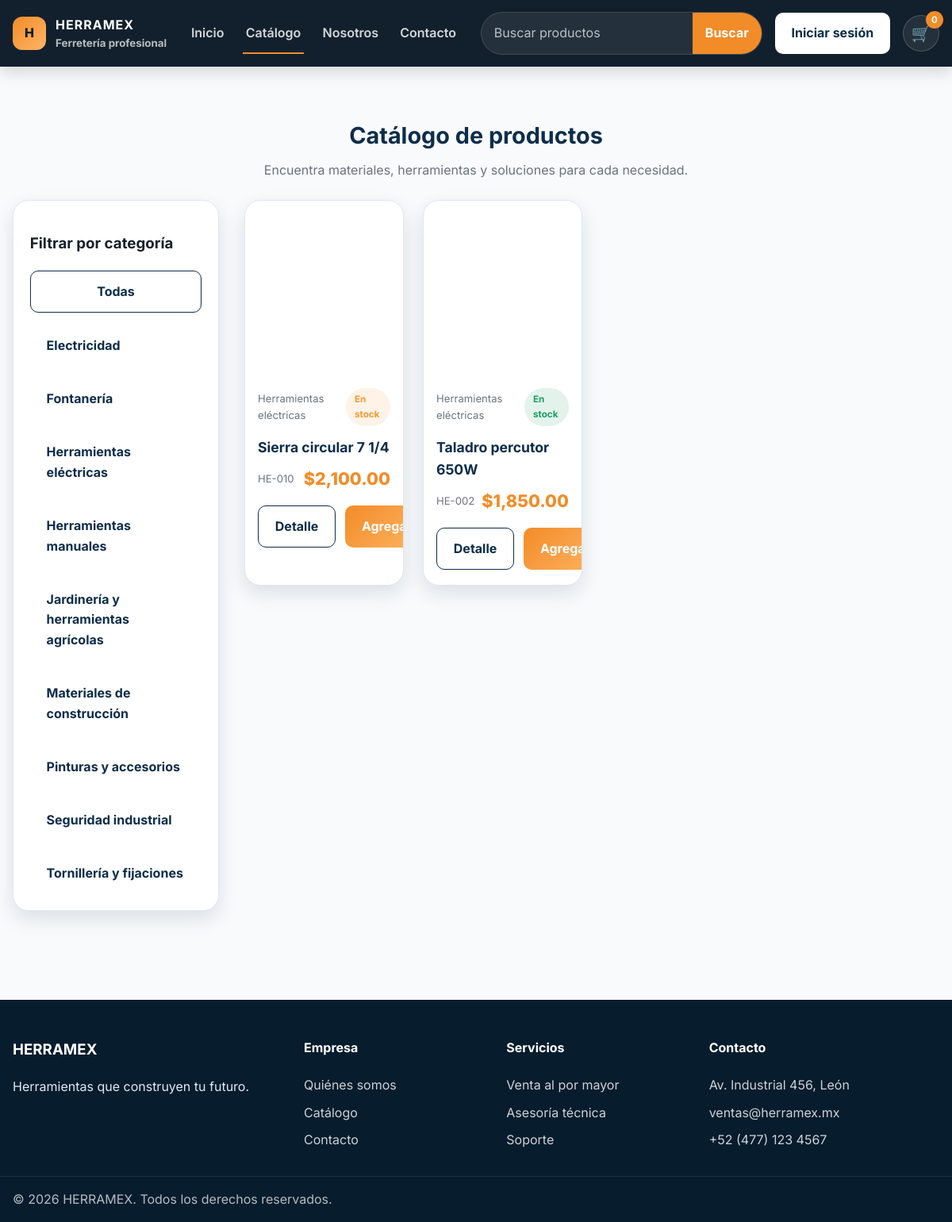
The page /catalogo.php?categoria=2 on the database its author committed.
### tables this page shows
CREATE TABLE categorias (
    id INT AUTO_INCREMENT PRIMARY KEY,
    nombre VARCHAR(120) NOT NULL,
    descripcion TEXT,
    imagen VARCHAR(255) DEFAULT NULL,
    estado ENUM('activo','inactivo') NOT NULL DEFAULT 'activo',
    created_at TIMESTAMP DEFAULT CURRENT_TIMESTAMP,
    UNIQUE KEY uq_categoria_nombre (nombre)
);

CREATE TABLE productos (
    id INT AUTO_INCREMENT PRIMARY KEY,
    codigo VARCHAR(50) NOT NULL UNIQUE,
    nombre VARCHAR(180) NOT NULL,
    descripcion TEXT NOT NULL,
    categoria_id INT NOT NULL,
    precio DECIMAL(10,2) NOT NULL,
    stock INT NOT NULL DEFAULT 0,
    imagen VARCHAR(255) DEFAULT NULL,
    estado ENUM('activo','inactivo') NOT NULL DEFAULT 'activo',
    es_promo TINYINT(1) NOT NULL DEFAULT 0,
    created_at TIMESTAMP DEFAULT CURRENT_TIMESTAMP,
    CONSTRAINT fk_productos_categoria FOREIGN KEY (categoria_id) REFERENCES categorias(id) ON DELETE RESTRICT ON UPDATE CASCADE,
    INDEX idx_productos_categoria (categoria_id),
    INDEX idx_productos_nombre (nombre),
    INDEX idx_productos_stock (stock)
);

### config/database.php (called while the page is built)
<?php
function getDb(): PDO
{
    static $pdo = null;
    if ($pdo instanceof PDO) {
        return $pdo;
    }
    $host = getenv('DB_HOST') ?: 'localhost';
    $dbName = getenv('DB_NAME') ?: 'herramex';
    $dbUser = getenv('DB_USER') ?: 'root';
    $dbPass = getenv('DB_PASS') ?: '';
    $port = getenv('DB_PORT') ?: '3306';
    $dsn = sprintf('mysql:host=%s;port=%s;dbname=%s;charset=utf8mb4', $host, $port, $dbName);
    $options = [
        PDO::ATTR_ERRMODE => PDO::ERRMODE_EXCEPTION,
        PDO::ATTR_DEFAULT_FETCH_MODE => PDO::FETCH_ASSOC,
        PDO::ATTR_EMULATE_PREPARES => false,
    ];
    try {
        $pdo = new PDO($dsn, $dbUser, $dbPass, $options);
        return $pdo;
    } catch (PDOException $e) {
        http_response_code(500);
        die('No se pudo conectar a la base de datos. Verifica la configuración en config/database.php y que MySQL esté activo.');
    }
}

### includes/funciones.php (called while the page is built, shortened)
<?php
require_once __DIR__ . '/../config/database.php';
function e($value): string
{
    return htmlspecialchars((string) $value, ENT_QUOTES, 'UTF-8');
}
function format_money($amount): string
{
    return '$' . number_format((float) $amount, 2, '.', ',');
}
function get_product_image($image): string
{
    if (strpos($image, 'http') === 0) {
        return $image;
    }
    return 'assets/img/' . ltrim($image, '/');
}
function get_products_list(array $filters = []): array
{
    $pdo = getDb();
    $sql = 'SELECT p.*, c.nombre AS categoria FROM productos p LEFT JOIN categorias c ON c.id = p.categoria_id WHERE p.estado = :estado';
    $params = [':estado' => 'activo'];
    if (!empty($filters['categoria_id'])) {
        $sql .= ' AND p.categoria_id = :categoria_id';
        $params[':categoria_id'] = (int) $filters['categoria_id'];
    }
    $sql .= ' ORDER BY p.id DESC';
    $stmt = $pdo->prepare($sql);
    $stmt->execute($params);
    return $stmt->fetchAll();
}
function get_categories(): array
{
    $stmt = getDb()->query('SELECT * FROM categorias ORDER BY nombre ASC');
    return $stmt->fetchAll();
}

### catalogo.php (the view, shortened to what this page needs)
<?php
require_once __DIR__ . '/includes/header.php';
$search = trim($_GET['q'] ?? '');
$categoryId = isset($_GET['categoria']) ? (int) $_GET['categoria'] : null;
$categories = get_categories();
$products = get_products_list([
    'categoria_id' => $categoryId,
    'search' => $search,
]);
?>
<section class="section">
    <div class="container">
        <div class="section-header">
            <h2>Catálogo de productos</h2>
            <p>Encuentra materiales, herramientas y soluciones para cada necesidad.</p>
        </div>
        <div class="grid" style="grid-template-columns: 260px 1fr; gap: 2rem; align-items:start;">
            <aside class="info-card">
                <h3>Filtrar por categoría</h3>
                <div class="form-grid">
                    <a href="catalogo.php" class="btn btn-outline">Todas</a>
                    <?php foreach ($categories as $category): ?>
                        <a href="catalogo.php?categoria=<?php echo (int) $category['id']; ?>" class="btn btn-secondary" style="justify-content:flex-start; width:100%;">
                            <?php echo e($category['nombre']); ?>
                        </a>
                    <?php endforeach; ?>
                </div>
            </aside>
            <div>
                <?php if (empty($products)): ?>
                    <div class="info-card" style="padding:2rem;">
                        <h3>No se encontraron productos</h3>
                        <p>Intenta con otro término o selecciona otra categoría.</p>
                    </div>
                <?php else: ?>
                    <div class="grid grid-4">
                        <?php foreach ($products as $product): ?>
                            <?php
                            $stockClass = 'stock-ok';
                            if ($product['stock'] <= 5 && $product['stock'] > 0) {
                                $stockClass = 'stock-low';
                            } elseif ($product['stock'] <= 0) {
                                $stockClass = 'stock-out';
                            }
                            ?>
                            <article class="product-card">
                                <div class="product-image" style="background-image:url('<?php echo get_product_image($product['imagen']); ?>');"></div>
                                <div class="product-info">
                                    <div class="meta-line">
                                        <span><?php echo e($product['categoria'] ?? 'General'); ?></span>
                                        <span class="stock-pill <?php echo $stockClass; ?>"><?php echo $product['stock'] > 0 ? 'En stock' : 'Agotado'; ?></span>
                                    </div>
                                    <h3><?php echo e($product['nombre']); ?></h3>
                                    <div class="meta-line">
                                        <span><?php echo e($product['codigo']); ?></span>
                                        <span class="price"><?php echo format_money($product['precio']); ?></span>
                                    </div>
                                    <div class="product-actions">
                                        <a href="producto.php?id=<?php echo (int) $product['id']; ?>" class="btn btn-outline">Detalle</a>
                                        <button class="btn btn-primary" type="button" data-quick-add="<?php echo (int) $product['id']; ?>">Agregar</button>
                                    </div>
                                </div>
                            </article>
                        <?php endforeach; ?>
                    </div>
                <?php endif; ?>
            </div>
        </div>
    </div>
</section>
<?php require_once __DIR__ . '/includes/footer.php'; ?>

### assets/css/style.css (style rules this page uses)
:root { --primary: #0d2d4b; --primary-dark: #071c2d; --secondary: #f28c28; --secondary-soft: #ffb566; --text: #17202a; --muted: #6b7280; --light: #f4f7fb; --border: #dfe7f0; --success: #1d9d61; --danger: #d64545; --warning: #f39a32; --shadow: 0 10px 25px rgba(13, 45, 75, 0.12); }
* { box-sizing: border-box; }
html { scroll-behavior: smooth; }
body { margin: 0; font-family: 'Inter', sans-serif; background: #f8fafc; color: var(--text); line-height: 1.6; }
a { color: inherit; text-decoration: none; }
button, input, select, textarea { font: inherit; }
.container { width: min(1200px, calc(100% - 2rem)); margin: 0 auto; }
.btn { display: inline-flex; align-items: center; justify-content: center; gap: 0.5rem; padding: 0.8rem 1.3rem; border-radius: 10px; border: none; font-weight: 700; cursor: pointer; transition: transform 0.2s ease, box-shadow 0.2s ease; }
.btn-primary { background: linear-gradient(135deg, var(--secondary), var(--secondary-soft)); color: #fff; }
.btn-secondary { background: #fff; color: var(--primary); }
.btn-outline { border: 1px solid var(--primary); background: transparent; color: var(--primary); }
.section { padding: 4rem 0; }
.section-header { margin-bottom: 1.5rem; text-align: center; }
.section-header h2 { font-size: clamp(1.8rem, 2vw, 2.6rem); margin: 0 0 0.5rem; color: var(--primary); }
.section-header p { color: var(--muted); margin: 0; }
.grid { display: grid; gap: 1.5rem; }
.grid-4 { grid-template-columns: repeat(4, minmax(0, 1fr)); }
.feature-card, .category-card, .product-card, .info-card, .checkout-card, .admin-card { background: #fff; border: 1px solid var(--border); border-radius: 20px; box-shadow: var(--shadow); }
.product-card { overflow: hidden; }
.product-image { height: 220px; background-size: cover; background-position: center; }
.product-info { padding: 1rem 1rem 1.2rem; }
.product-info h3 { margin: 0 0 0.5rem; font-size: 1.1rem; color: var(--primary); }
.meta-line { display: flex; justify-content: space-between; align-items: center; gap: 0.5rem; margin-bottom: 0.8rem; color: var(--muted); font-size: 0.82rem; }
.price { color: var(--secondary); font-size: 1.35rem; font-weight: 800; }
.stock-pill { display: inline-flex; align-items: center; gap: 0.3rem; padding: 0.35rem 0.7rem; border-radius: 999px; font-size: 0.73rem; font-weight: 700; }
.stock-ok { background: rgba(29, 157, 97, 0.12); color: var(--success); }
.stock-low { background: rgba(243, 154, 50, 0.12); color: var(--warning); }
.product-actions { display: flex; gap: 0.75rem; margin-top: 1rem; }
.info-card { padding: 1.3rem; min-height: 150px; }
.form-grid { display: grid; gap: 1rem; }

### rows shown on the page
categorias: nombre "Electricidad"
categorias: nombre "Fontanería"
categorias: nombre "Herramientas eléctricas"
categorias: $category['id'] 1 (drawn), nombre "Herramientas manuales"
categorias: nombre "Jardinería y herramientas agrícolas"
categorias: nombre "Materiales de construcción"
categorias: nombre "Pinturas y accesorios"
categorias: nombre "Seguridad industrial"
categorias: nombre "Tornillería y fijaciones"
productos: categoria.nombre "Herramientas eléctricas", stock "En stock", nombre "Sierra circular 7 1/4", codigo "HE-010", precio "$2,100.00"
productos: categoria.nombre "Herramientas eléctricas", stock "En stock", nombre "Taladro percutor 650W", codigo "HE-002", precio "$1,850.00"

### other values the page prints
$cartCount "0"
